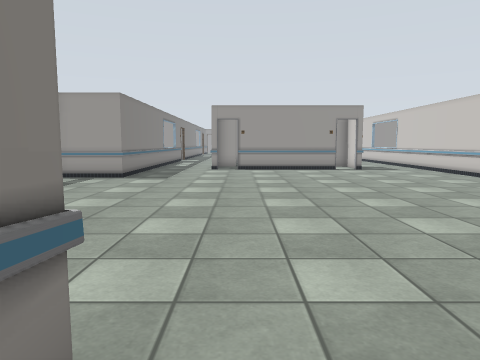
[1] (above)

24 first-person views from a walk through a Gazebo world. The camera is 1.2 m above the floor, tilts 6° down and sees 70° across. The floor is counted in squares, 1 m on a side. Each view is taken from the middle of a square. On the plan, view 1 faces up. The plan holds only what a view shows up to about 14 squares ahead; the rest is blank. The place goes on beyond the plan. The robots in the file are not drawn. Some surface patterns are stand-ins.

[2]
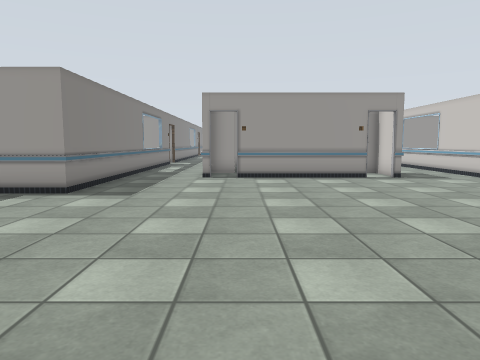

[3]
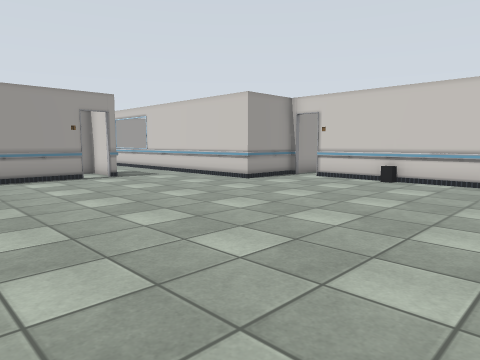

[4]
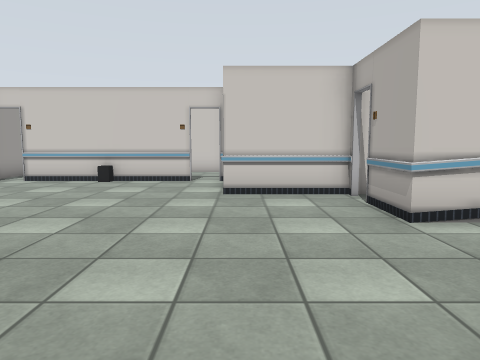

[5]
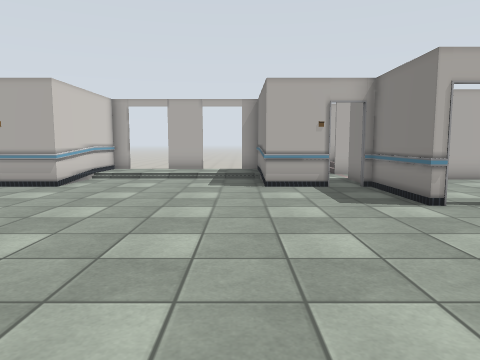

[6]
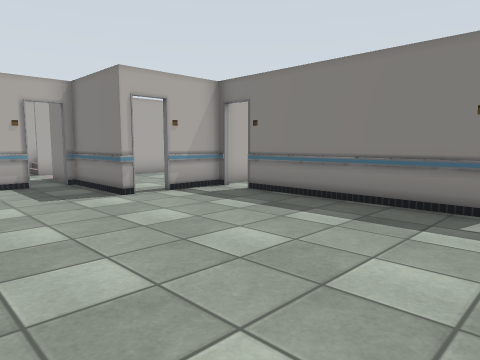

[7]
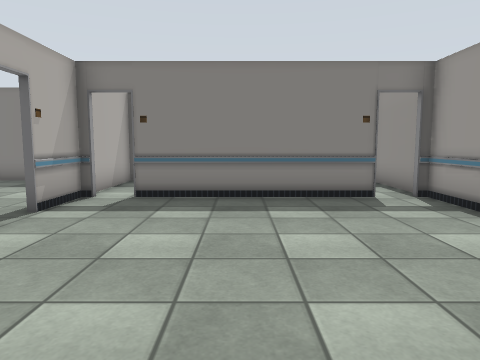

[8]
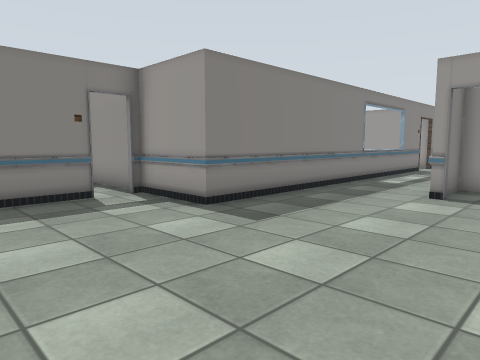

[9]
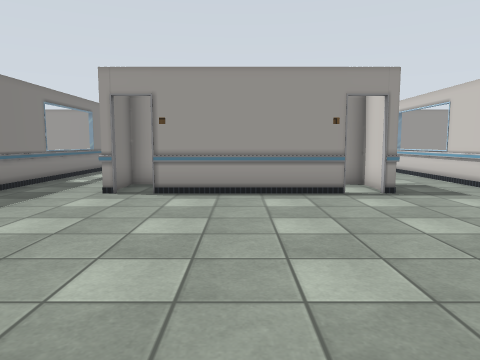

[10]
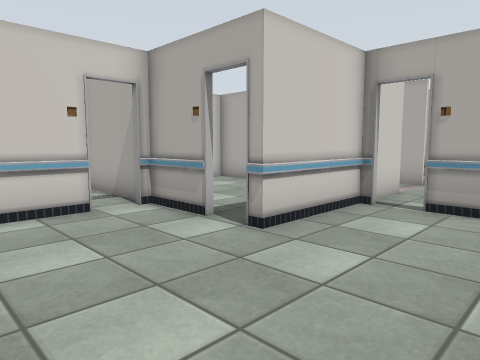

[11]
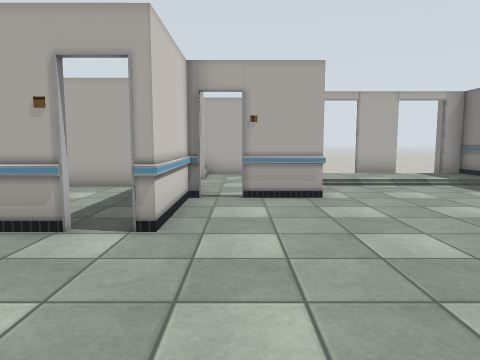

[12]
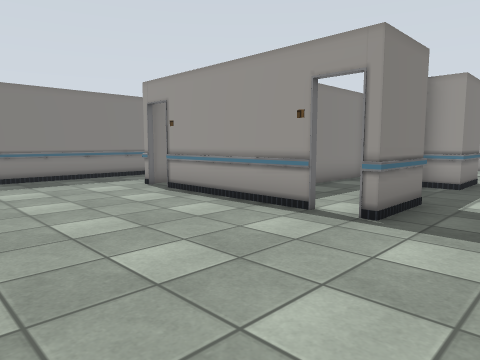

[13]
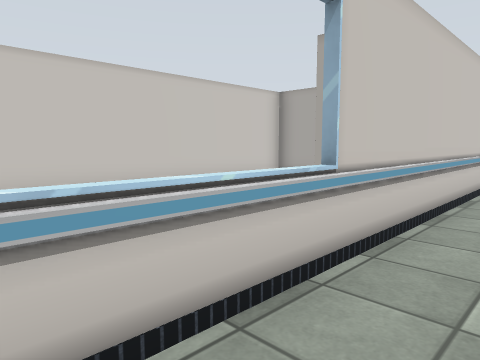

[14]
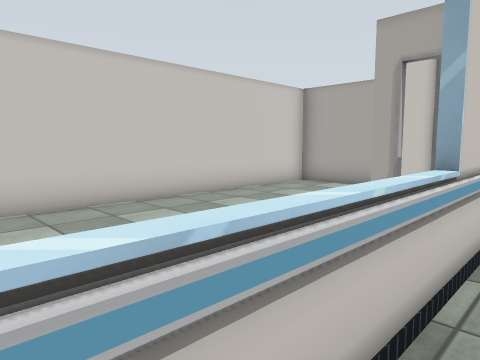

[15]
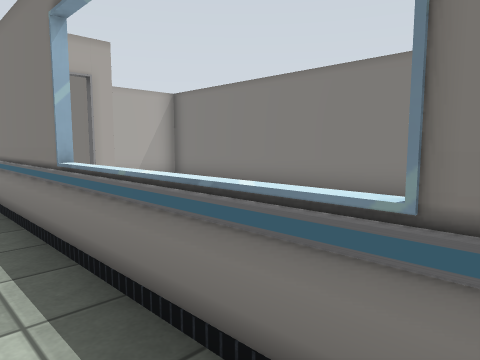

[16]
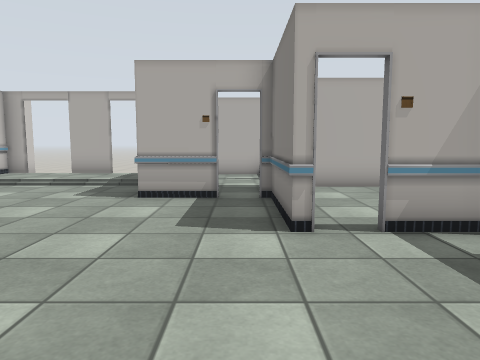

[17]
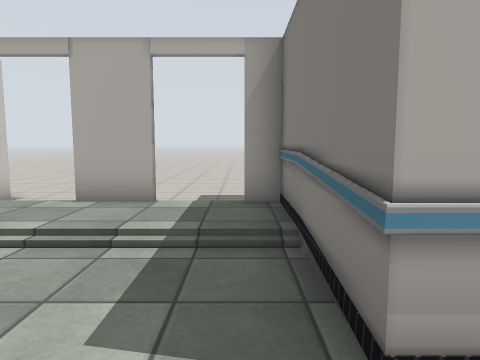

[18]
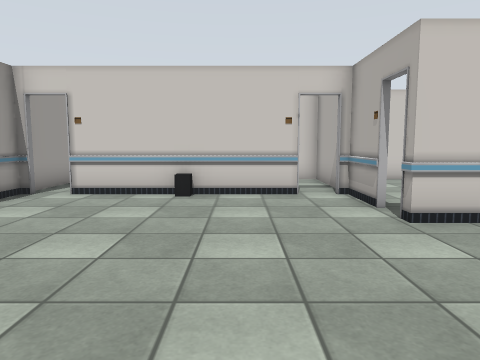

[19]
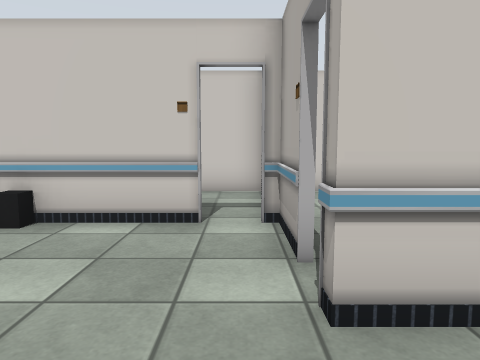

[20]
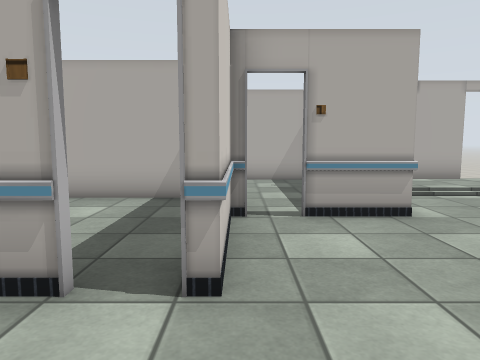

[21]
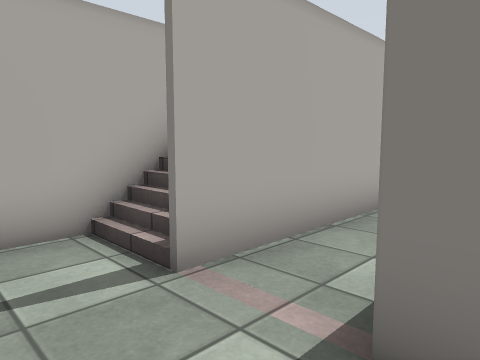

[22]
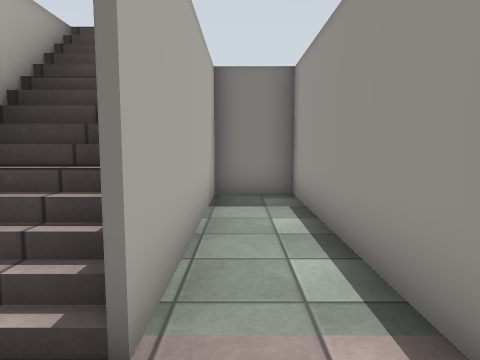

[23]
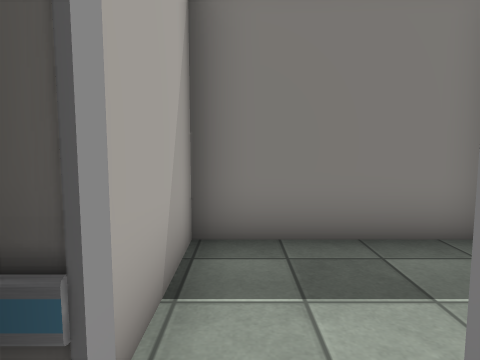

[24]
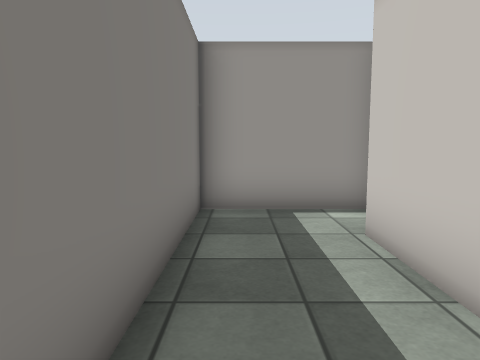

### Floor plan
Key: @ floor where view 1 was taken; # wall or solid block; x gap in a wall; . main floor; : floor 0.25 m higher than the main floor; / step, stairs or slope; = window, fence, low wall or low ledge; B black box.
Columns run from 10 left of view 1 to 15 right of it. Each row starts with its distance up from view 1.
 23       #.    #####
 22       =.    #...#..=
 21       =.    #..## .=   ..#
 20 #     =..   #..#...=   ..#
 19 #     #..   #..#...#   ..#
 18 #     #..#  #..##..#   ..#
 17 #     #..#  #...#..##  ..#
 16 #   # #..######....##  ..#
 15 #   # #............##  ..#
 14 #     #............#   ..#
 13 #     #............#   ..#
 12 #######............#######
 11    x.................#
 10    #.................#
  9    #.................#
  8 #  #.................B
  7 #..#.................#
  6 #..#.................#...#
  5 #........................#
  4 #####x#...........#.######
  3    ...#...........#......#
  2  .....#...........#......#
  1 #.....#.##.....##x#......#
  0 #.....#..#@....# .#......#
 -1 #######..#/////# .########
 -2 #........#:::::#...#
 -3 ######=..#//#//#..##
 -4     ##/..#... .#. =#
 -5      #####... .####
 -6          .... ...

Where each view was taken, in squares from view 1:
view 1: 0 up, 0 right, facing up
view 2: 4 up, 0 right, facing up
view 3: 4 up, 0 right, facing up-right
view 4: 4 up, 0 right, facing right
view 5: 11 up, 0 right, facing down
view 6: 12 up, 0 right, facing down-left
view 7: 8 up, 1 right, facing left
view 8: 8 up, 1 right, facing up-left
view 9: 8 up, 2 right, facing up
view 10: 8 up, 5 right, facing down-right
view 11: 9 up, 7 right, facing down
view 12: 11 up, 8 right, facing up-left
view 13: 22 up, 7 right, facing down-right
view 14: 22 up, 8 right, facing down-right
view 15: 23 up, 3 left, facing down-left
view 16: 9 up, 3 left, facing down
view 17: 3 up, 0 right, facing down
view 18: 7 up, 3 right, facing right
view 19: 5 up, 6 right, facing right
view 20: 7 up, 8 right, facing down
view 21: 0 up, 2 left, facing down-left
view 22: 2 down, 2 left, facing left
view 23: 5 up, 6 left, facing left
view 24: 17 up, 3 right, facing up
